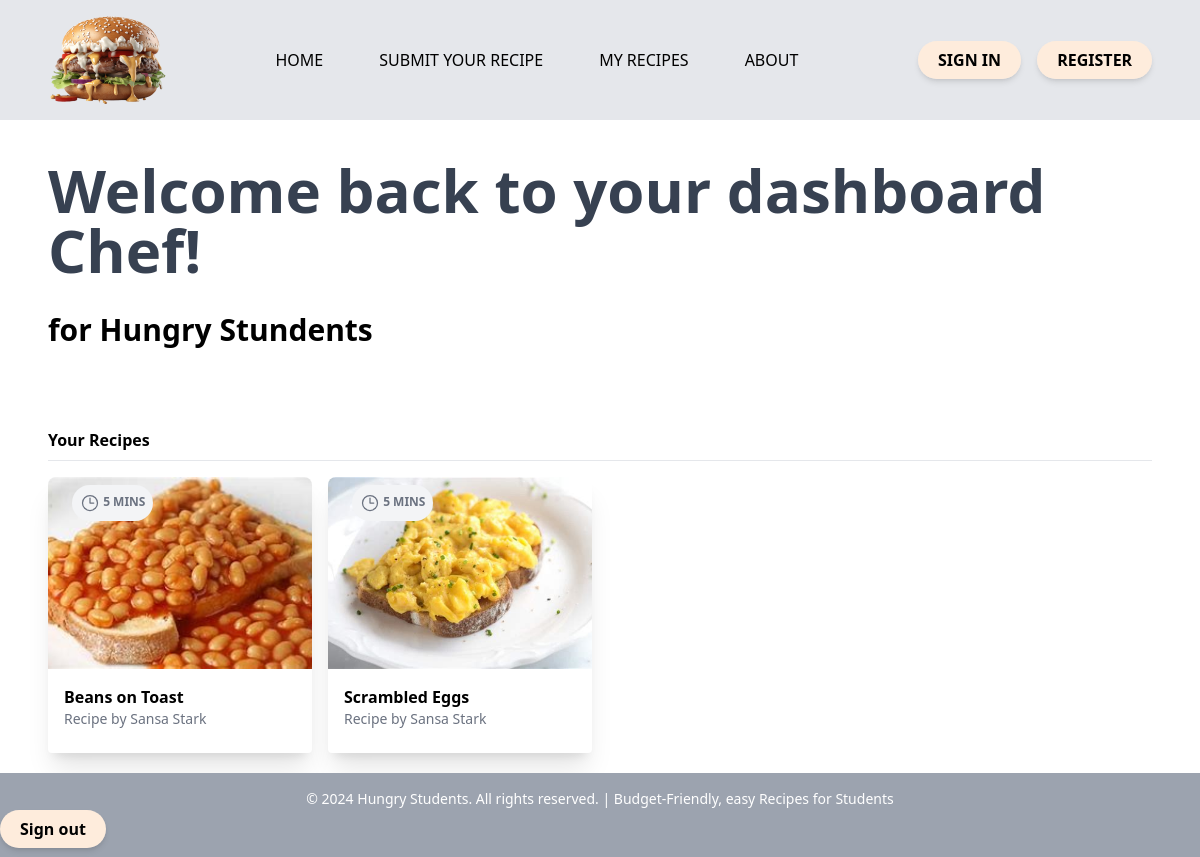
The page /my_recipe (signed in) on the database its author committed.
### tables this page shows
CREATE TABLE 'recipes' ('id' INTEGER PRIMARY KEY AUTOINCREMENT,
recipe_name TEXT NOT NULL,
author TEXT,
author_id INTEGER,
time INTEGER,
image_path TEXT,
FOREIGN KEY (author_id) REFERENCES students(id)
);

### app.py (the view)
@app.route('/my_recipe')
def my_recipe():
    if 'student_id' not in session:
        return redirect('/login')
    student_id = session['student_id']
    print("student in active session:", student_id)
    try:
        recipes = db.execute(
            "SELECT * FROM recipes WHERE author_id = ?", (student_id,))
        return render_template('my_recipe.html', recipes=recipes)
    except Exception as e:
        print("Error fetching recipes:", e)
        flash("You currently have no recipes", "success")
        return redirect('/submit_recipe')

### app.py (called while the page is built)
@login_manager.user_loader
def load_user(user_id):
    user_row = db.execute("SELECT * FROM students WHERE id = ?", user_id)
    if user_row:
        return User(user_id)
    return None

### templates/my_recipe.html (shortened to what this page needs)
{% extends 'layout.html' %}
{% block content %}
<div class="px-12 py-6">
<h2 class="text-gray-700 text-6xl py-4 font-semibold font-custom" >Welcome back to your dashboard Chef!</h2>
<h3 class="text-3xl font-semibold py-4 font-custom">for Hungry Stundents</h3>
<h4 class="font-bold mt-12 pb-2  py-4 border-b border-gray-200">Your Recipes</h4>
<div id="latest-recipes" class="grid grid-cols-1 sm:grid-cols-2 md:grid-cols-3 lg:grid-cols-4 xl:grid-cols-5 gap-4">
  {% for recipe in recipes %}
  <div class="card" onclick="redirectToRecipeDetails('{{ recipe.id }}')">
      <img src="{{ recipe.image_path }}" alt="{{ recipe.title }}" class="w-full h-48 object-cover rounded-t-lg">
      <div class="m-4 flex-grow">
        <span class="font-bold">{{recipe.recipe_name}}</span>
          <span class="block text-gray-500 text-sm">Recipe by {{ recipe.author }}</span>
          <div class="badge">
            <span >
              <svg class="w-5 inline-block" mlns="http://www.w3.org/2000/svg" fill="none" viewBox="0 0 24 24" stroke-width="1.5" stroke="currentColor" class="w-6 h-6">
              <path stroke-linecap="round" stroke-linejoin="round" d="M12 6v6h4.5m4.5 0a9 9 0 1 1-18 0 9 9 0 0 1 18 0Z" />
            </svg>
            {{ recipe.time }} mins
          </span>
            </div>
      </div>
  </div>
  {% endfor %}
</div>
</div>
{% endblock %}

### rows shown on the page
recipes: image_path (picture), recipe_name "Beans on Toast", author "Sansa Stark", time "5"
recipes: image_path (picture), recipe_name "Scrambled Eggs", author "Sansa Stark", time "5"
